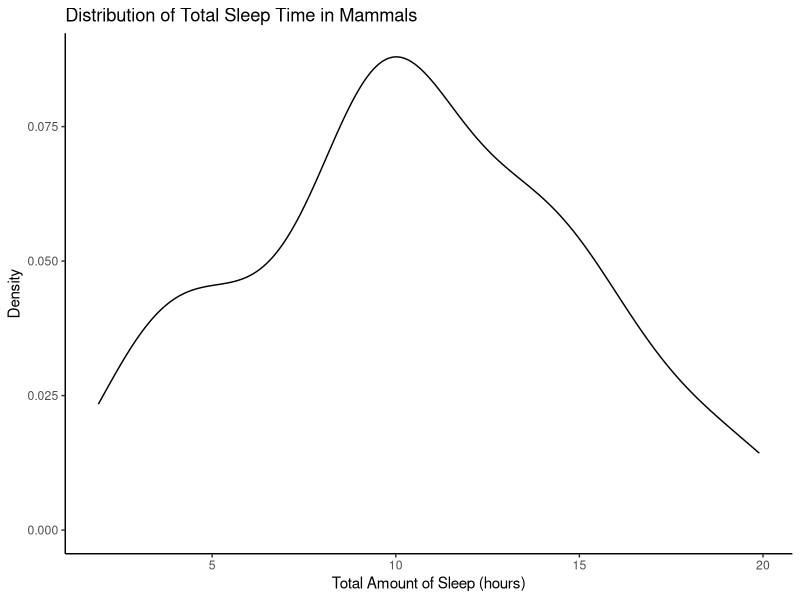

This figure's R source:
## ---- chunk 1
# load the package
library(ggplot2)

# view the dataset
msleep
## ---- chunk 2
#| label: fig-sleep-density
#| fig-cap: "Distribution of Total Sleep Time in Mammals"

# plot for total amount of sleep for mammals
ggplot(data = msleep, mapping = aes(x = sleep_total)) +
  geom_density() +
  labs(title = "Distribution of Total Sleep Time in Mammals", 
       x = "Total Amount of Sleep (hours)",
       y = "Density") +
  theme_classic()
